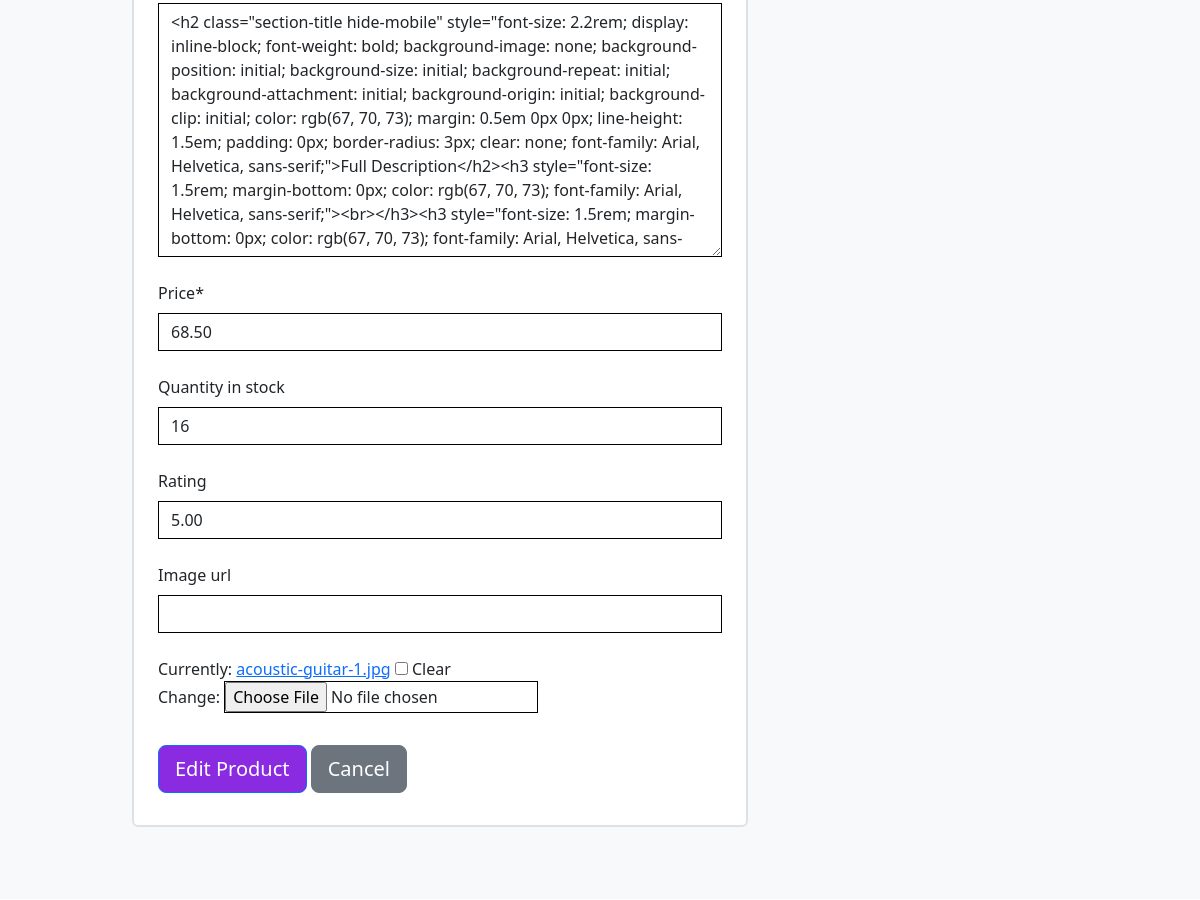
Before: /products/edit/1/ (signed in, middle part) with the older database file.
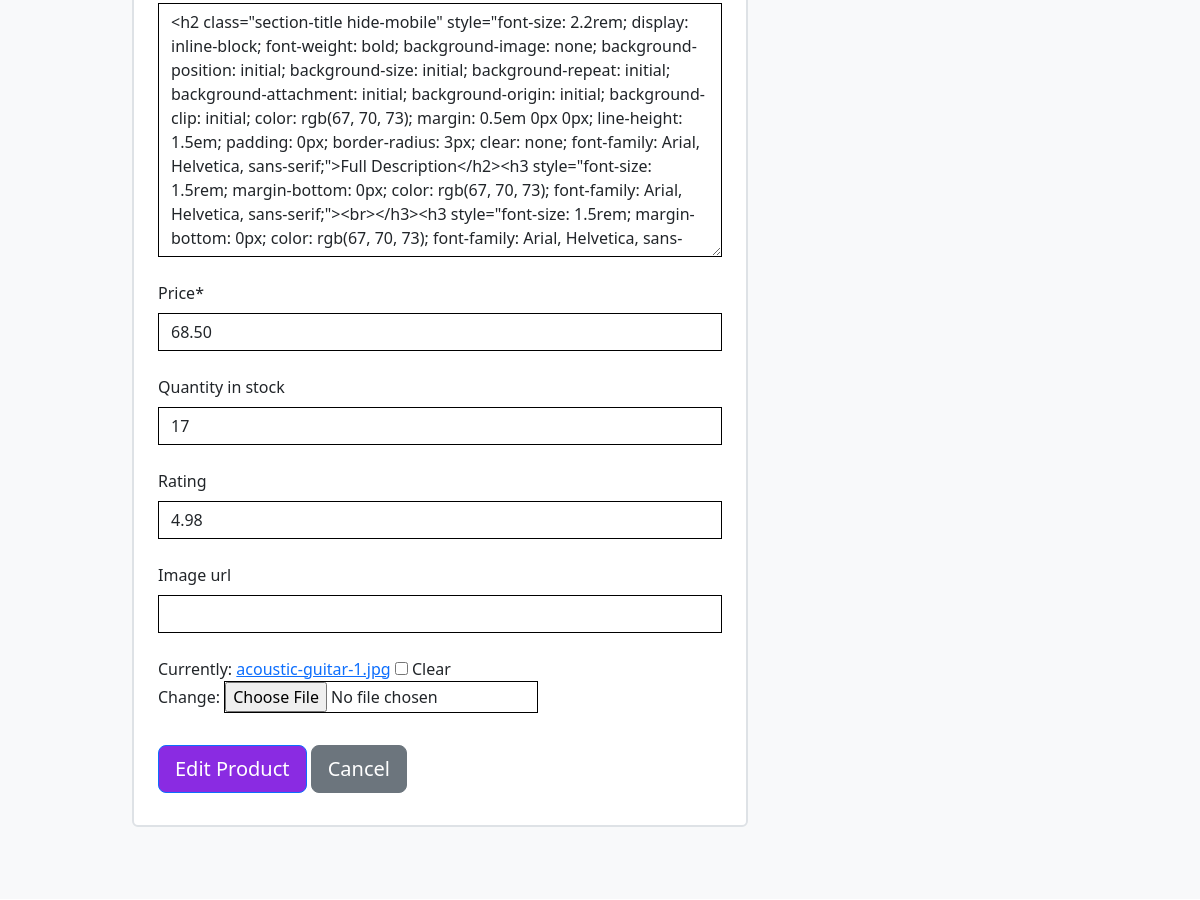
After: the same page with the newer database file.
### products/models.py (models this page shows, shortened)
class Product(models.Model):
    id = models.AutoField(primary_key=True)
    category = models.ForeignKey('Category', null=True, blank=True, on_delete=models.SET_NULL)
    sku = models.CharField(max_length=255, blank=True, null=True)
    name = models.CharField(max_length=255)
    product_type = models.CharField(max_length=255, blank=True, null=True)
    product_color = models.CharField(max_length=255, blank=True, null=True)
    product_material = models.CharField(max_length=255, blank=True, null=True)
    product_brand = models.CharField(max_length=255, blank=True, null=True)
    short_description = models.TextField(blank=True, null=True)
    description = models.TextField()
    price = models.DecimalField(max_digits=8, decimal_places=2)
    quantity_in_stock = models.IntegerField(blank=True, null=True)
    rating = models.DecimalField(max_digits=3, decimal_places=2, blank=True, null=True)
    image_url = models.URLField(max_length=1024, blank=True, null=True)
    image = models.ImageField(blank=True, null=True)
    class Meta:
        ordering = ('name',)
        verbose_name = 'product'
        verbose_name_plural = 'products'

### products/views.py (the view)
# urls.py: path("edit/<int:product_id>/", views.edit_product, name="edit_product"),
@login_required
def edit_product(request, product_id):
    if not request.user.is_superuser:
        messages.error(request, 'Sorry, only store owners can do that.')
        return redirect(reverse('products'))
    product = get_object_or_404(Product, pk=product_id)
    if request.method == 'POST':
        form = ProductForm(request.POST, request.FILES, instance=product)
        if form.is_valid():
            form.save()
            messages.success(request, f'Successfully updated {product.name}!')
            return redirect(reverse('product_detail', args=[product.id]))
        else:
            messages.error(request, 'Failed to update product. Please ensure the form is valid.')
    else:
        form = ProductForm(instance=product)
        messages.info(request, f'You are editing {product.name}')
    template = 'products/edit_product.html'
    context = {
        'form': form,
        'product': product,
    }
    return render(request, template, context)

### products/forms.py
class ProductForm(forms.ModelForm):
    class Meta:
        model = Product
        fields = '__all__'
        exclude = ('slug',)
    def __init__(self, *args, **kwargs):
        super().__init__(*args, **kwargs)
        categories = Category.objects.all()
        friendly_names = [(c.id, c.get_friendly_name()) for c in categories]
        self.fields['category'].choices = friendly_names
        for field_name, field in self.fields.items():
            field.widget.attrs['class'] = 'border-black rounded-0 mb-4'

### products/models.py (called while the page is built)
    def get_friendly_name(self):
        return self.friendly_name

### products/templates/products/edit_product.html (shortened to what this page needs)
{% extends 'base.html' %}
{% load static %}
{% load custom_filters %}
{% load crispy_forms_tags %}
{% block content %}
<section class="bg-light py-4">
    <div class="container">
        <div class="row">
            <div class="col-lg-8 mb-4">
                <div class="card mb-4 border border-2 shadow-0">
                    <div class="p-4 d-flex justify-content-between" style="flex-direction: column;">
                        <form action="{% url 'edit_product' product.id %}" method="POST" class="form mb-2"
                            enctype="multipart/form-data">
                            {% for field in form %}
                                {% if field.name != 'image' %}
                                    {{ field | as_crispy_field }}
                                {% else %}
                                    {{ field }}
                                {% endif %}
                            {% endfor %}
                            <div class="text-right">
                                <button type="submit" class="btn btn-primary btn-lg mt-2"
                                    style="background-color: blueviolet;">Edit Product</button>
                                <a href="{% url 'products' %}" class="btn btn-secondary btn-lg mt-2">Cancel</a>
                            </div>
                        </form>
                    </div>
                </div>
            </div>
        </div>
    </div>
</section>
{% endblock %}

Changed rows visible on the page:
changed Product: quantity_in_stock "16" → "17"; rating "5.00" → "4.98"
